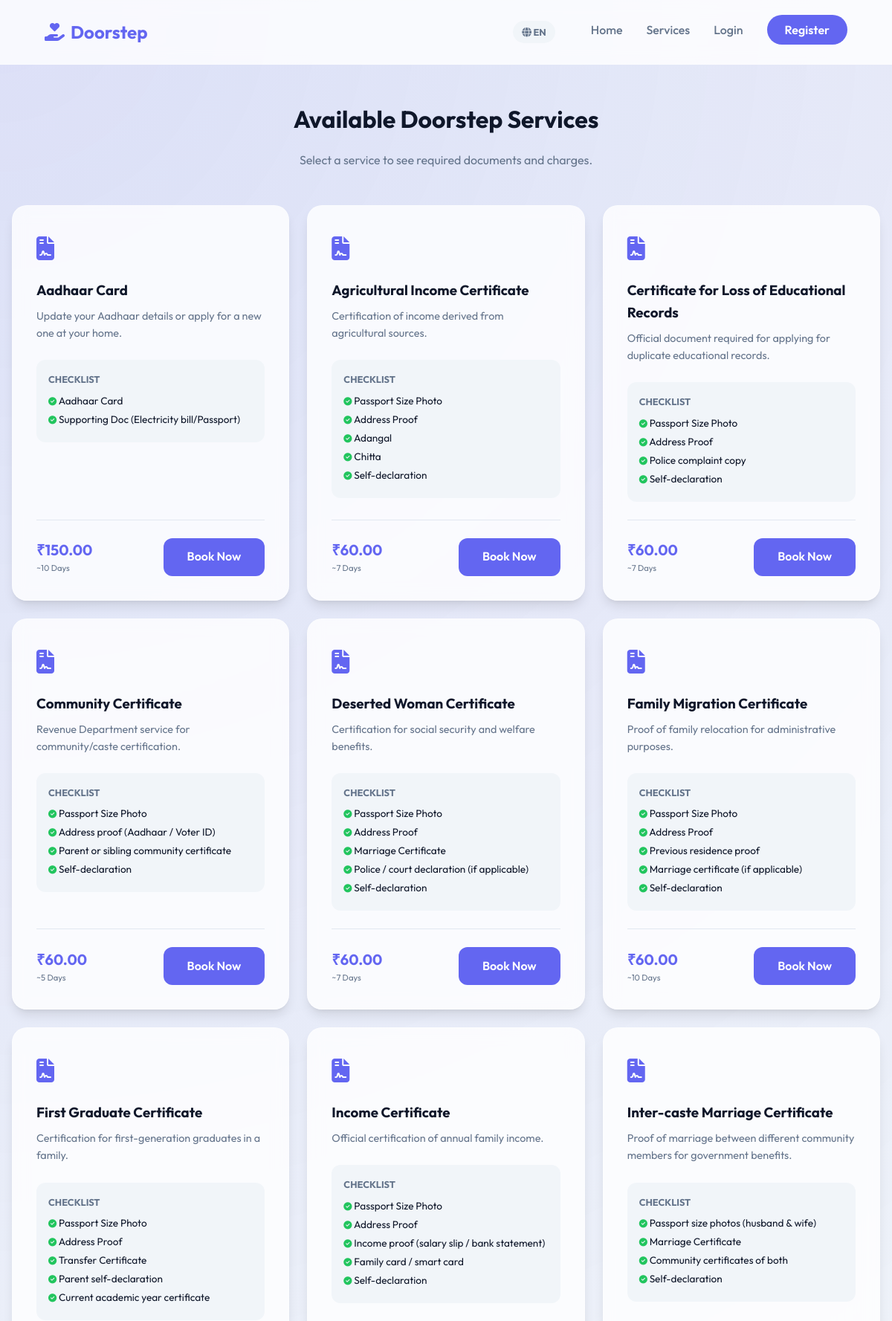
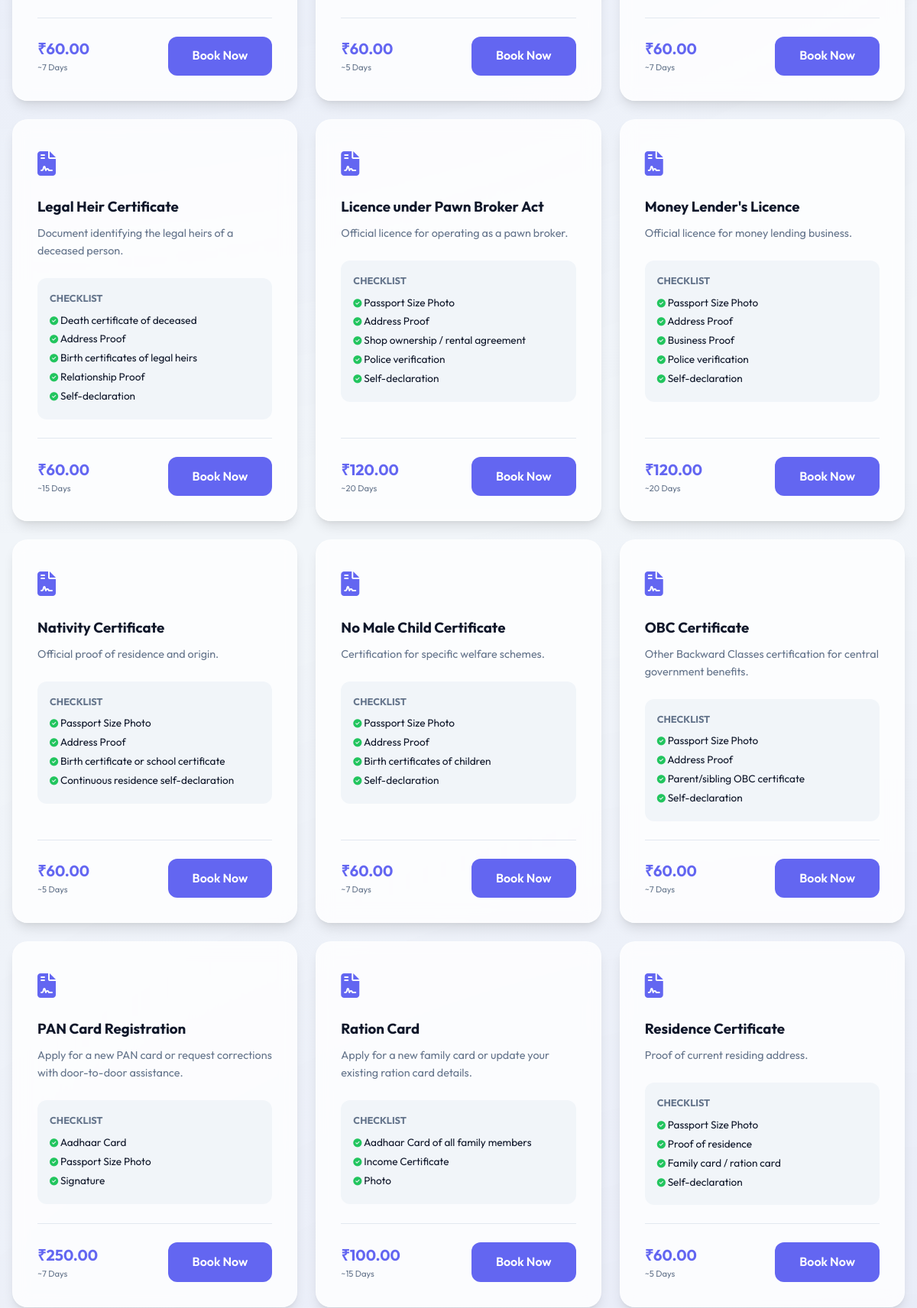
Screenshot of /pages/services.php (upper part) with the database file from the repository (2 pictures, top to bottom).
### tables this page shows
CREATE TABLE IF NOT EXISTS services (
    id INT AUTO_INCREMENT PRIMARY KEY,
    service_name VARCHAR(100) NOT NULL,
    description TEXT,
    required_documents TEXT,  
    service_charge DECIMAL(10, 2) NOT NULL,
    estimated_days INT NOT NULL,
    service_type ENUM('Remote', 'In-Person Visit', 'Agent-Handled') DEFAULT 'In-Person Visit',
    icon_path VARCHAR(255),
    created_at TIMESTAMP DEFAULT CURRENT_TIMESTAMP
);

### includes/lang.php (called while the page is built, shortened)
<?php
$lang = $_SESSION['lang'] ?? 'en';
function __($key, $data = []) {
    global $translations, $lang;
    $text = $translations[$lang][$key] ?? $translations['en'][$key] ?? $key;
    return $text;
}

### pages/services.php (the view, shortened to what this page needs)
<?php
include '../includes/header.php';
?>
<div class="container">
    <h1 style="text-align: center; margin-bottom: 1rem;"><?php echo __('available_services'); ?></h1>
    <p style="text-align: center; color: var(--secondary); margin-bottom: 3rem;"><?php echo __('services_subtitle'); ?></p>
    <div class="services-grid">
        <?php
        $stmt = $pdo->query("SELECT * FROM services ORDER BY service_name ASC");
        while ($service = $stmt->fetch()) {
            $slug = strtolower(str_replace([' ', '  '], '_', trim($service['service_name'])));
            if (strpos($slug, 'pan') !== false) $slug = 'pan_card';
            if (strpos($slug, 'aadhaar') !== false) $slug = 'aadhaar_card';
            if (strpos($slug, 'loss') !== false) $slug = 'loss_edu_records_certificate';
            if (strpos($slug, 'farmer') !== false) $slug = 'farmer_certificate';
            if (strpos($slug, 'pawn') !== false) $slug = 'pawn_broker_licence';
            if (strpos($slug, 'lender') !== false) $slug = 'money_lender_licence';
            if (strpos($slug, 'inter-caste') !== false || strpos($slug, 'intercaste') !== false) $slug = 'intercaste_marriage_certificate';
            $name = __($slug);
            $desc = __($slug . '_desc');
            echo "
            <div class='card' style='display: flex; flex-direction: column; justify-content: space-between;'>
                <div>
                    <div style='font-size: 2rem; color: var(--primary); margin-bottom: 1rem;'><i class='fas fa-file-contract'></i></div>
                    <h3 style='margin-bottom: 0.5rem;'>{$name}</h3>
                    <p style='color: var(--secondary); font-size: 0.9rem; margin-bottom: 1.5rem;'>{$desc}</p>
                    <div style='background: #f1f5f9; padding: 1rem; border-radius: 12px; margin-bottom: 1.5rem;'>
                        <h4 style='font-size: 0.8rem; text-transform: uppercase; color: var(--secondary); margin-bottom: 0.5rem;'>".__('service_checklist')."</h4>
                        <ul style='list-style: none; padding: 0; font-size: 0.85rem;'>";
                            $docs = explode(',', $service['required_documents']);
                            foreach($docs as $doc) {
                                $d_slug = strtolower(str_replace([' ', '  ', '(', ')'], '_', trim($doc)));
                                $d_name = __($d_slug);
                                if ($d_name == $d_slug) $d_name = $doc;
                                echo "<li style='margin-bottom: 0.2rem;'><i class='fas fa-check-circle' style='color: var(--success); font-size: 0.7rem;'></i> " . $d_name . "</li>";
                            }
            echo "      </ul>
                    </div>
                </div>
                <div style='border-top: 1px solid #e2e8f0; padding-top: 1.5rem; display: flex; justify-content: space-between; align-items: center;'>
                    <div>
                        <div style='font-size: 1.25rem; font-weight: 700; color: var(--primary);'>".CURRENCY."{$service['service_charge']}</div>
                        <div style='font-size: 0.7rem; color: var(--secondary);'>~{$service['estimated_days']} ".__('days')."</div>
                    </div>
                    <a href='book_service.php?id={$service['id']}' class='btn btn-primary'>".__('book_now')."</a>
                </div>
            </div>";
        }
        ?>
    </div>
</div>
<?php include '../includes/footer.php'; ?>

### assets/css/style.css (style rules this page uses)
:root { --primary: #6366f1; --primary-hover: #4f46e5; --secondary: #64748b; --dark: #0f172a; --light: #f8fafc; --success: #22c55e; --warning: #f59e0b; --danger: #ef4444; --glass: rgba(255, 255, 255, 0.8); --glass-border: rgba(255, 255, 255, 0.3); --card-shadow: 0 10px 15px -3px rgba(0, 0, 0, 0.1), 0 4px 6px -2px rgba(0, 0, 0, 0.05); }
* { margin: 0; padding: 0; box-sizing: border-box; font-family: 'Outfit', sans-serif; }
body { background-color: #f1f5f9; color: var(--dark); line-height: 1.6; min-height: 100vh; }
.container { max-width: 1200px; margin: 3rem auto; padding: 0 1rem; }
.card { background: var(--glass); backdrop-filter: blur(10px); border: 1px solid var(--glass-border); border-radius: 20px; padding: 2rem; box-shadow: var(--card-shadow); transition: transform 0.3s; }
.btn { display: inline-block; padding: 0.8rem 2rem; border-radius: 12px; font-weight: 600; text-decoration: none; cursor: pointer; border: none; transition: all 0.3s; }
.btn-primary { background: var(--primary); color: white; }
.services-grid { display: grid; grid-template-columns: repeat(auto-fit, minmax(280px, 1fr)); gap: 1.5rem; margin-top: 2rem; }

### rows the page displays
services: service_name "Aadhaar Card", service_name "Update your Aadhaar details or apply for a new one at your home.", required_documents "Aadhaar Card", required_documents "Supporting Doc (Electricity bill/Passport)", service_charge "150.00", estimated_days "10"
services: service_name "Agricultural Income Certificate", service_name "Certification of income derived from agricultural sources.", required_documents "Passport Size Photo", required_documents "Address Proof", required_documents "Adangal", required_documents "Chitta", required_documents "Self-declaration", service_charge "60.00", estimated_days "7"
services: service_name "Certificate for Loss of Educational Records", service_name "Official document required for applying for duplicate educational records.", required_documents "Passport Size Photo", required_documents "Address Proof", required_documents "Police complaint copy", required_documents "Self-declaration", service_charge "60.00", estimated_days "7"
services: service_name "Community Certificate", service_name "Revenue Department service for community/caste certification.", required_documents "Passport Size Photo", required_documents "Address proof (Aadhaar / Voter ID)", required_documents "Parent or sibling community certificate", required_documents "Self-declaration", service_charge "60.00", estimated_days "5"
services: service_name "Deserted Woman Certificate", service_name "Certification for social security and welfare benefits.", required_documents "Passport Size Photo", required_documents "Address Proof", required_documents "Marriage Certificate", required_documents "Police / court declaration (if applicable)", required_documents "Self-declaration", service_charge "60.00", estimated_days "7"
services: service_name "Family Migration Certificate", service_name "Proof of family relocation for administrative purposes.", required_documents "Passport Size Photo", required_documents "Address Proof", required_documents "Previous residence proof", required_documents "Marriage certificate (if applicable)", required_documents "Self-declaration", service_charge "60.00", estimated_days "10"
services: service_name "First Graduate Certificate", service_name "Certification for first-generation graduates in a family.", required_documents "Passport Size Photo", required_documents "Address Proof", required_documents "Transfer Certificate", required_documents "Parent self-declaration", required_documents "Current academic year certificate", service_charge "60.00", estimated_days "7"
services: service_name "Income Certificate", service_name "Official certification of annual family income.", required_documents "Passport Size Photo", required_documents "Address Proof", required_documents "Income proof (salary slip / bank statement)", required_documents "Family card / smart card", required_documents "Self-declaration", service_charge "60.00", estimated_days "5"
services: service_name "Inter-caste Marriage Certificate", service_name "Proof of marriage between different community members for government benefits.", required_documents "Passport size photos (husband & wife)", required_documents "Marriage Certificate", required_documents "Community certificates of both", required_documents "Self-declaration", service_charge "60.00", estimated_days "7"
services: service_name "Legal Heir Certificate", service_name "Document identifying the legal heirs of a deceased person.", required_documents "Death certificate of deceased", required_documents "Address Proof", required_documents "Birth certificates of legal heirs", required_documents "Relationship Proof", required_documents "Self-declaration", service_charge "60.00", estimated_days "15"
services: service_name "Licence under Pawn Broker Act", service_name "Official licence for operating as a pawn broker.", required_documents "Passport Size Photo", required_documents "Address Proof", required_documents "Shop ownership / rental agreement", required_documents "Police verification", required_documents "Self-declaration", service_charge "120.00", estimated_days "20"
services: service_name "Money Lender's Licence", service_name "Official licence for money lending business.", required_documents "Passport Size Photo", required_documents "Address Proof", required_documents "Business Proof", required_documents "Police verification", required_documents "Self-declaration", service_charge "120.00", estimated_days "20"
services: service_name "Nativity Certificate", service_name "Official proof of residence and origin.", required_documents "Passport Size Photo", required_documents "Address Proof", required_documents "Birth certificate or school certificate", required_documents "Continuous residence self-declaration", service_charge "60.00", estimated_days "5"
services: service_name "No Male Child Certificate", service_name "Certification for specific welfare schemes.", required_documents "Passport Size Photo", required_documents "Address Proof", required_documents "Birth certificates of children", required_documents "Self-declaration", service_charge "60.00", estimated_days "7"
services: service_name "OBC Certificate", service_name "Other Backward Classes certification for central government benefits.", required_documents "Passport Size Photo", required_documents "Address Proof", required_documents "Parent/sibling OBC certificate", required_documents "Self-declaration", service_charge "60.00", estimated_days "7"
services: service_name "PAN Card Registration", service_name "Apply for a new PAN card or request corrections with door-to-door assistance.", required_documents "Aadhaar Card", required_documents "Passport Size Photo", required_documents "Signature", service_charge "250.00", estimated_days "7"
services: service_name "Ration Card", service_name "Apply for a new family card or update your existing ration card details.", required_documents "Aadhaar Card of all family members", required_documents "Income Certificate", required_documents "Photo", service_charge "100.00", estimated_days "15"
services: service_name "Residence Certificate", service_name "Proof of current residing address.", required_documents "Passport Size Photo", required_documents "Proof of residence", required_documents "Family card / ration card", required_documents "Self-declaration", service_charge "60.00", estimated_days "5"

### other values shown
$lang "EN"
__('home') "Home"
__('services') "Services"
__('login') "Login"
__('register') "Register"
__('available_services') "Available Doorstep Services"
__('services_subtitle') "Select a service to see required documents and charges."
